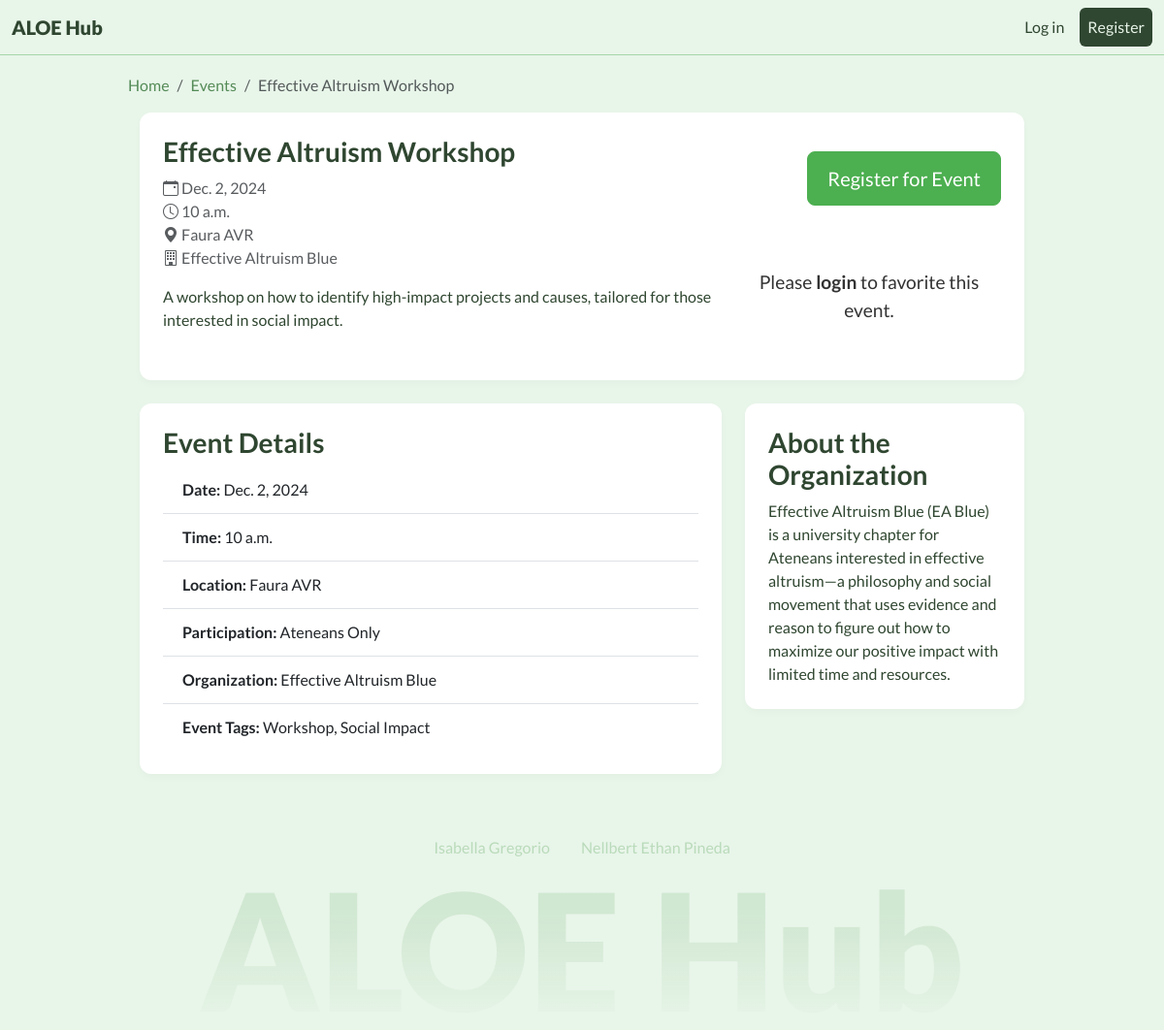
Page /events/9/ on the committed database.
### events/models.py (models this page shows, shortened)
class Event(models.Model):
    PARTICIPATION_CHOICES = [
        ('everyone', 'Everyone'),
        ('members', 'Members Only'),
        ('ateneans', 'Ateneans Only'),
    ]
    title = models.CharField(max_length=200)
    description = models.TextField()
    date = models.DateField()
    time = models.TimeField()
    location = models.CharField(max_length=200)
    participation = models.CharField(max_length=10, choices=PARTICIPATION_CHOICES, default='everyone')
    favorited_by = models.ManyToManyField(User, related_name='favorited_events', blank=True)
    organized_by = models.ForeignKey(
        'organizations.Organization',
        on_delete=models.SET_NULL,
        null=True,
        blank=True,
        related_name='organized_events'
    )
    tags = models.ManyToManyField(Tag, related_name='events')
    created_at = models.DateTimeField(auto_now_add=True)
    updated_at = models.DateTimeField(auto_now=True)

### organizations/models.py (models this page shows, shortened)
class Organization(models.Model):
    COA = 'COA'
    LIONS = 'LIONS'
    OTHER = 'OTHER'
    CATEGORY_CHOICES = [
        (COA, 'COA'),
        (LIONS, 'LIONS'),
        (OTHER, 'Other'),
    ]
    org_code = models.CharField(max_length=10, unique=True)
    name = models.CharField(max_length=200)
    description = models.TextField()
    category = models.CharField(
        max_length=10,
        choices=CATEGORY_CHOICES,
        default=OTHER,
    )
    created_at = models.DateTimeField(auto_now_add=True)
    updated_at = models.DateTimeField(auto_now=True)

### tags/models.py (models this page shows, shortened)
class Tag(models.Model):
    TAG_CATEGORIES = [
        ('event_type', 'Event Type'),
        ('event_theme', 'Event Theme'),
    ]
    name = models.CharField(max_length=50, unique=True)
    tag_category = models.CharField(
        max_length=50,
        choices=TAG_CATEGORIES,
        default='event_type',
    )

### events/views.py (the view)
# urls.py: path('<int:event_id>/', views.event_detail, name='event-detail'),
def event_detail(request, event_id):
    event = get_object_or_404(Event, id=event_id)  # Event instance
    return render(request, 'events/event_detail.html', {'event': event})  # Dictionary

### templates/events/event_detail.html (shortened to what this page needs)
{% extends 'base.html' %}
{% block breadcrumbs %}
<li class="breadcrumb-item"><a href="{% url 'event-list' %}">Events</a></li>
<li class="breadcrumb-item active" aria-current="page">{{ event.title }}</li>
{% endblock %}
{% block content %}
<div class="container mt-1">
    <div class="card mb-4">
        <div class="card-body">
            <div class="row">
                <div class="col-md-8">
                    <h2 class="card-title">{{ event.title }}</h2>
                    <p class="card-text text-muted">
                        <i class="bi bi-calendar-event"></i> {{ event.date }}<br>
                        <i class="bi bi-clock"></i> {{ event.time }}<br>
                        <i class="bi bi-geo-alt-fill"></i> {{ event.location }}<br>
                        <i class="bi bi-building"></i> {{ event.organized_by.name }}
                    </p>
                    <p class="card-text">{{ event.description }}</p>
                </div>
                <div class="col-md-4 text-end">
                    <a href="https://docs.google.com/forms/d/1uLYDZcCzqlbHl-4ITT7rpRVKxpKqjHz18_qoiR9NQdY/viewform?edit_requested=true" target="_blank" class="btn btn-primary btn-lg mt-3">
                        Register for Event
                    </a>
                    {% if user.is_authenticated %}
                        <form method="post" action="{% url 'favorite-event' event.id %}">
                            {% csrf_token %}
                            <input type="hidden" name="event_id" value="{{ event.id }}">
                            <button type="submit" class="btn btn-secondary btn-lg mt-3">
                                {% if user in event.favorited_by.all %}
                                    <i class="bi bi-heart-fill"></i> Unfavorite Event
                                {% else %}
                                    <i class="bi bi-heart"></i> Favorite Event
                                {% endif %}
                            </button>
                        </form>
                    {% else %}
                        <div class="alert mt-5 text-center" style="border-radius: 12px;">
                            <p style="font-size: 1.2em; margin: 0;">
                                Please <a href="{% url 'login' %}" class="alert-link" style=" text-decoration: none;">login</a> to favorite this event.
                            </p>
                        </div>
                    {% endif %}
                </div>
            </div>
        </div>
    </div>
    <div class="row">
        <div class="col-md-8">
            <div class="card mb-4">
                <div class="card-body">
                    <h4 class="card-title">Event Details</h4>
                    <ul class="list-group list-group-flush">
                        <li class="list-group-item"><strong>Date:</strong> {{ event.date }}</li>
                        <li class="list-group-item"><strong>Time:</strong> {{ event.time }}</li>
                        <li class="list-group-item"><strong>Location:</strong> {{ event.location }}</li>
                        <li class="list-group-item"><strong>Participation:</strong> {{ event.get_participation_display }}</li>
                        <li class="list-group-item"><strong>Organization:</strong> {{ event.organized_by.name }}</li>
                        <li class="list-group-item"><strong>Event Tags:</strong> {% for tag in event.tags.all %}
                            {{ tag.name }}{% if not forloop.last %}, {% endif %}
                        {% endfor %}</li>
                    </ul>
                </div>
            </div>
        </div>
        <div class="col-md-4">
            <div class="card mb-4">
                <div class="card-body">
                    <h4 class="card-title">About the Organization</h4>
                    <p class="card-text">{{ event.organized_by.description }}</p>
                </div>
            </div>
        </div>
    </div>
</div>
{% endblock %}

### static/css/styles.css (style rules this page uses)
body { font-family: 'Lato', sans-serif; background-color: #e8f5e9; color: #2f4630; padding-top: 56px; }
.btn-primary { background-color: #4caf50; border-color: #4caf50; }
.card { border: none; border-radius: 12px; box-shadow: 0 4px 8px rgba(0, 0, 0, 0.025); color: #2f4630 !important; }
.card-body { padding: 1.5rem; }
.card-title { font-size: 1.75rem; font-weight: 700; }
.card-text { font-size: 1rem; line-height: 1.5; color: #2f4630; }
.container { max-width: 960px; margin-top: 80px; }
.list-group-item { font-size: 1rem; padding: 0.75rem 1.25rem; }
.btn-lg { padding: 0.75rem 1.25rem; font-size: 1.25rem; }
.alert { border-radius: 12px; background-color: #fff; color: #333; }
.breadcrumb a { color: #548b57 !important; text-decoration: none !important; }

### templates/base.html (style rules this page uses)
body, html { height: 100%; }

### rows in the picture
Event: title "Effective Altruism Workshop", date "Dec. 2, 2024", time "10 a.m.", location "Faura AVR", organized_by.name "Effective Altruism Blue", description "A workshop on how to identify high-impact projects and causes, tailored for those interested in social impact.", participation "Ateneans Only", organized_by.description "Effective Altruism Blue (EA Blue) is a university chapter for Ateneans interested in effective altruism—a philosophy and social movement that uses evidence and reason to figure out how to maximize our positive impact with limited time and resources."
Tag: name "Workshop"
Tag: name "Social Impact"
